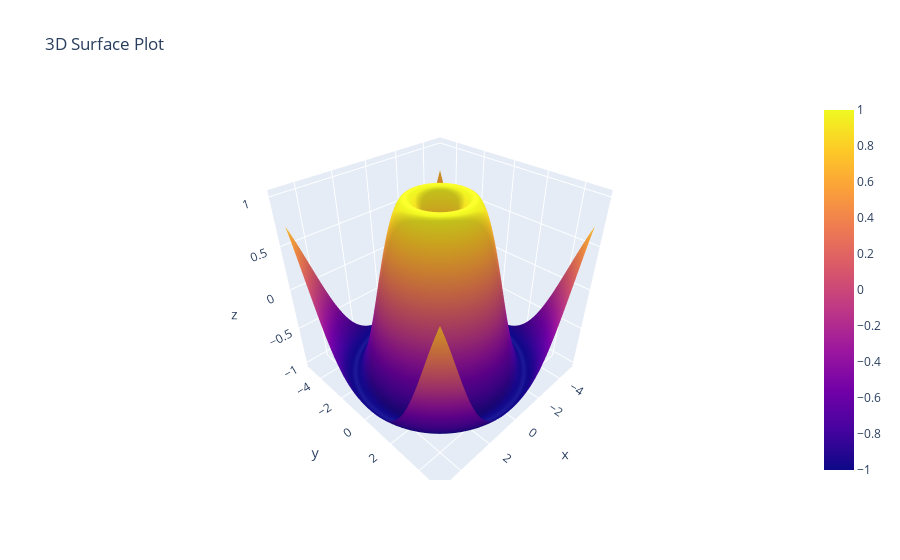
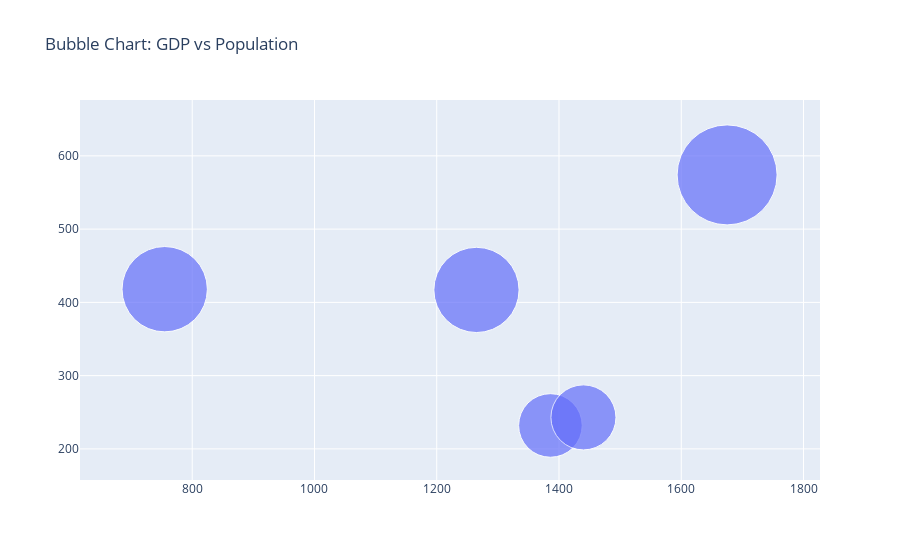

Notebook code cell kept with these figures, in order:
### Code cell
import plotly.graph_objects as go
import numpy as np
import pandas as pd

# 4. 3D Surface Plot
x = np.linspace(-5, 5, 100)
y = np.linspace(-5, 5, 100)
x, y = np.meshgrid(x, y)
z = np.sin(np.sqrt(x**2 + y**2))

fig = go.Figure(data=[go.Surface(z=z, x=x, y=y)])
fig.update_layout(title='3D Surface Plot')
fig.show()

# 5. Bubble Chart (Country Data)
np.random.seed(25)
data = {
    'Country': ['USA', 'Canada', 'UK', 'Germany', 'France'],
    'Population': np.random.randint(100, 1000, 5),
    'GDP': np.random.randint(500, 2000, 5)
}
df = pd.DataFrame(data)

fig = go.Figure(data=[go.Scatter(
    x=df['GDP'],
    y=df['Population'],
    text=df['Country'],
    mode='markers',
    marker=dict(
        size=df['Population'],
        sizemode='area',
        sizeref=2.*max(df['Population'])/(100**2),
        sizemin=10
    )
)])
fig.update_layout(title='Bubble Chart: GDP vs Population')
fig.show()

### Figure 1 — Plotly figure (JSON) as saved in the notebook; plotly's stock layout.template omitted (floating-point values rounded to 4 significant figures; data arrays with more than 128 entries replaced by an {"elided": "..."} marker saying what was removed)
{"data": [{"type": "surface", "x": {"elided": "100x100 float values"}, "y": {"elided": "100x100 float values"}, "z": {"elided": "100x100 float values"}}], "layout": {"title": {"text": "3D Surface Plot"}}}

### Figure 2 — Plotly figure (JSON) as saved in the notebook; plotly's stock layout.template omitted (floating-point values rounded to 4 significant figures)
{"data": [{"marker": {"size": [232, 418, 574, 243, 417], "sizemin": 10, "sizemode": "area", "sizeref": 0.1148}, "mode": "markers", "text": ["USA", "Canada", "UK", "Germany", "France"], "type": "scatter", "x": [1386, 755, 1675, 1440, 1265], "y": [232, 418, 574, 243, 417]}], "layout": {"title": {"text": "Bubble Chart: GDP vs Population"}}}
